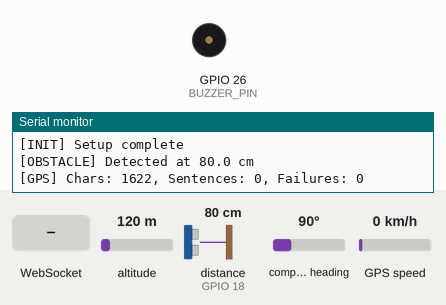
Recording of a sketch running on a simulated ESP32. Shown: buzzer (waves = sounding, pin HIGH), the last lines printed to the serial monitor. Wiring (inferred from the names in the program): ultrasonic range finder: trigger GPIO 5; echo GPIO 18. The inputs (shaded band) are chosen by the test bench; at power-on: distance to the obstacle (sensor on GPIO 18) 80 cm, altitude 120 m, compass heading 90°, GPS speed 0 km/h. The echo pulse lasts 58.3 µs per cm; WiFi joins after 1.5 s; servers stay silent unless stated; uploads are accepted with an empty reply; the GPS gets a fix after 3 s at 37.7749, -122.4194 with 8 satellites; pins used as bus, display or sensor lines are not drawn.

Above: at 4.0 s.
4.1 s: distance to the obstacle (sensor on GPIO 18) set to 120 cm
6.9 s: WebSocket text "buzz_wrong_route" received
8.5 s: distance to the obstacle (sensor on GPIO 18) set to 84 cm
10.0 s: distance to the obstacle (sensor on GPIO 18) set to 77 cm
At 10.76 s:
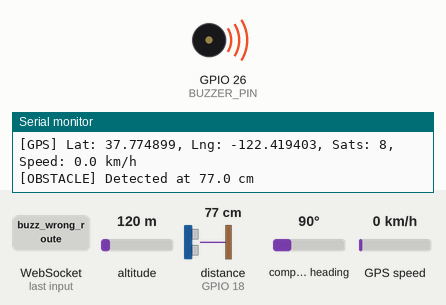
13.5 s: distance to the obstacle (sensor on GPIO 18) set to 250 cm
At 14.5 s:
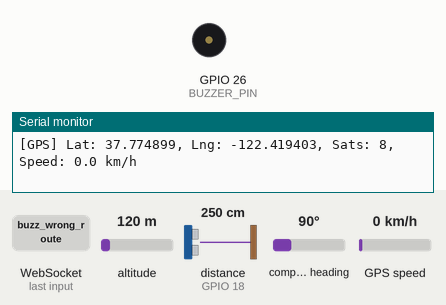
15.0 s: distance to the obstacle (sensor on GPIO 18) set to 35 cm
At 15.19 s:
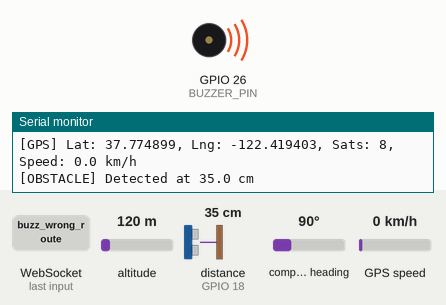
Timing chart, 0 to 19.5 s (numbered marks = the images above; inputs shaded):
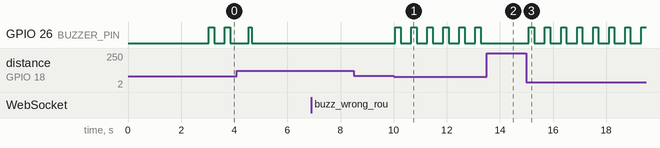

The sketch:

blindnav_esp32.ino
```cpp
/*
 * ============================================================
 * BlindNav - ESP32 Firmware (Phase 1)
 * ============================================================
 * Hardware:
 *   - ESP32 DevKit
 *   - NEO-6M GPS Module (UART2: TX=17, RX=16)
 *   - HC-SR04 Ultrasonic Sensor (TRIG=5, ECHO=18)
 *   - Buzzer (GPIO 26)
 *
 * Features:
 *   - GPS data via NEO-6M + TinyGPS++
 *   - Obstacle detection via HC-SR04
 *   - WebSocket + HTTP POST to backend
 *   - Intelligent buzzer patterns
 *   - WiFi auto-reconnect
 * ============================================================
 */

#include <Arduino.h>
#include <WiFi.h>
#include <WebSocketsClient.h>
#include <HTTPClient.h>
#include <ArduinoJson.h>
#include <TinyGPS++.h>
#include <HardwareSerial.h>

// ── WiFi Credentials (change these) ──
const char* WIFI_SSID     = "Galaxy";
const char* WIFI_PASSWORD = "1223334444";

// ── Backend (change to your Render URL after deploying) ──
const char* WS_HOST = "blindnav-backend.onrender.com";
const int   WS_PORT    = 443;               // 443 for wss://, 80 for ws://
const char* WS_PATH    = "/esp32";
const char* HTTP_BASE  = "https://blindnav-backend.onrender.com";
bool        WS_SECURE  = true;              // true for wss://

// ── Pin Definitions ──
#define GPS_RX_PIN    16    // ESP32 RX2 ← GPS TX
#define GPS_TX_PIN    17    // ESP32 TX2 → GPS RX
#define GPS_BAUD      9600

#define TRIG_PIN      5
#define ECHO_PIN      18

#define BUZZER_PIN    26

// ── Thresholds ──
#define OBSTACLE_DIST_CM      80    // Alert if obstacle < 80cm
#define DANGER_DIST_CM        30    // Danger if < 30cm
#define GPS_SEND_INTERVAL_MS  2000  // Send GPS every 2 seconds
#define OBS_CHECK_INTERVAL_MS 200   // Check obstacle every 200ms
#define WS_SEND_INTERVAL_MS   3000  // WS heartbeat

// ── Buzzer Patterns ──
enum BuzzerPattern {
  BUZZER_OFF,
  BUZZER_GPS_SEARCHING,  // slow double beep
  BUZZER_GPS_FIXED,      // 3 rising beeps
  BUZZER_OBSTACLE_WARN,  // medium beep
  BUZZER_OBSTACLE_DANGER,// rapid beep
  BUZZER_WRONG_ROUTE,    // descending beep
  BUZZER_STARTUP,        // startup chime
};

// ── Global State ──
HardwareSerial gpsSerial(2);
TinyGPSPlus    gps;
WebSocketsClient wsClient;

volatile BuzzerPattern currentBuzzerPattern = BUZZER_STARTUP;
bool gpsFixed             = false;
bool wsConnected          = false;
float lastObstacleDist    = -1;
bool  obstacleDetected    = false;

unsigned long lastGPSSend      = 0;
unsigned long lastObsCheck     = 0;
unsigned long lastWSSend       = 0;
unsigned long lastWifiCheck    = 0;
unsigned long buzzerLastToggle = 0;
int buzzerBeepCount            = 0;
bool buzzerState               = false;

// ── Function Prototypes ──
void connectWifi();
void connectWebSocket();
void sendGPSData();
void sendObstacleData(bool detected, float distance);
float measureDistance();
void handleBuzzer();
void setBuzzerPattern(BuzzerPattern p);
void webSocketEvent(WStype_t type, uint8_t* payload, size_t length);
String buildGPSJson();

// ── Setup ──
void setup() {
  Serial.begin(115200);
  delay(500);
  Serial.println("\n╔═══════════════════════╗");
  Serial.println("║   BlindNav ESP32 v1   ║");
  Serial.println("╚═══════════════════════╝");

  // Pin modes
  pinMode(TRIG_PIN,  OUTPUT);
  pinMode(ECHO_PIN,  INPUT);
  pinMode(BUZZER_PIN, OUTPUT);
  digitalWrite(BUZZER_PIN, LOW);

  // Startup chime
  setBuzzerPattern(BUZZER_STARTUP);
  delay(800);

  // Init GPS serial
  gpsSerial.begin(GPS_BAUD, SERIAL_8N1, GPS_RX_PIN, GPS_TX_PIN);
  Serial.println("[GPS] Serial started on UART2");

  // Connect WiFi
  connectWifi();

  // Connect WebSocket
  connectWebSocket();

  // Begin GPS searching pattern
  setBuzzerPattern(BUZZER_GPS_SEARCHING);
  Serial.println("[INIT] Setup complete");
}

// ── Main Loop ──
void loop() {
  unsigned long now = millis();

  // Feed GPS parser
  while (gpsSerial.available()) {
    gps.encode(gpsSerial.read());
  }

  // Check WiFi
  if (now - lastWifiCheck > 10000) {
    lastWifiCheck = now;
    if (WiFi.status() != WL_CONNECTED) {
      Serial.println("[WiFi] Disconnected. Reconnecting…");
      connectWifi();
    }
  }

  // WebSocket loop
  wsClient.loop();

  // Obstacle check
  if (now - lastObsCheck > OBS_CHECK_INTERVAL_MS) {
    lastObsCheck = now;
    float dist = measureDistance();
    bool newObstacle = (dist > 0 && dist < OBSTACLE_DIST_CM);

    if (newObstacle != obstacleDetected || abs(dist - lastObstacleDist) > 5) {
      obstacleDetected = newObstacle;
      lastObstacleDist = dist;

      if (obstacleDetected) {
        if (dist < DANGER_DIST_CM) {
          setBuzzerPattern(BUZZER_OBSTACLE_DANGER);
        } else {
          setBuzzerPattern(BUZZER_OBSTACLE_WARN);
        }
        sendObstacleData(true, dist);
        Serial.printf("[OBSTACLE] Detected at %.1f cm\n", dist);
      } else {
        if (gpsFixed) setBuzzerPattern(BUZZER_OFF);
        else          setBuzzerPattern(BUZZER_GPS_SEARCHING);
        sendObstacleData(false, dist);
      }
    }
  }

  // GPS data send
  if (now - lastGPSSend > GPS_SEND_INTERVAL_MS) {
    lastGPSSend = now;

    if (gps.location.isUpdated() && gps.location.isValid()) {
      if (!gpsFixed) {
        gpsFixed = true;
        setBuzzerPattern(BUZZER_GPS_FIXED);
        Serial.println("[GPS] Fixed! Satellites: " + String(gps.satellites.value()));
        delay(600);
        if (!obstacleDetected) setBuzzerPattern(BUZZER_OFF);
      }
      sendGPSData();
    } else {
      Serial.printf("[GPS] Chars: %lu, Sentences: %lu, Failures: %lu\n",
        gps.charsProcessed(), gps.sentencesWithFix(), gps.failedChecksum());
    }
  }

  // Handle buzzer pattern
  handleBuzzer();
}

// ── WiFi Connection ──
void connectWifi() {
  Serial.printf("[WiFi] Connecting to %s ", WIFI_SSID);
  WiFi.mode(WIFI_STA);
  WiFi.begin(WIFI_SSID, WIFI_PASSWORD);

  int attempts = 0;
  while (WiFi.status() != WL_CONNECTED && attempts < 30) {
    delay(500);
    Serial.print(".");
    attempts++;
  }

  if (WiFi.status() == WL_CONNECTED) {
    Serial.printf("\n[WiFi] Connected! IP: %s\n", WiFi.localIP().toString().c_str());
  } else {
    Serial.println("\n[WiFi] Failed to connect. Will retry.");
  }
}

// ── WebSocket ──
void connectWebSocket() {
  Serial.printf("[WS] Connecting to %s:%d%s\n", WS_HOST, WS_PORT, WS_PATH);

  if (WS_SECURE) {
    wsClient.beginSSL(WS_HOST, WS_PORT, WS_PATH);
  } else {
    wsClient.begin(WS_HOST, WS_PORT, WS_PATH);
  }

  wsClient.onEvent(webSocketEvent);
  wsClient.setReconnectInterval(5000);
  wsClient.enableHeartbeat(15000, 3000, 2);
}

void webSocketEvent(WStype_t type, uint8_t* payload, size_t length) {
  switch (type) {
    case WStype_CONNECTED:
      wsConnected = true;
      Serial.println("[WS] Connected to backend");
      // Send hello
      {
        StaticJsonDocument<128> doc;
        doc["type"] = "status";
        JsonObject data = doc.createNestedObject("data");
        data["device"] = "ESP32-BlindNav";
        data["version"] = "1.0";
        data["gpsConnected"] = gpsFixed;
        String out; serializeJson(doc, out);
        wsClient.sendTXT(out);
      }
      break;

    case WStype_DISCONNECTED:
      wsConnected = false;
      Serial.println("[WS] Disconnected");
      break;

    case WStype_TEXT:
      Serial.printf("[WS] Received: %s\n", payload);
      // Handle commands from dashboard (e.g., buzzer commands)
      {
        StaticJsonDocument<256> doc;
        if (!deserializeJson(doc, payload)) {
          const char* cmd = doc["command"];
          if (cmd && strcmp(cmd, "buzz_wrong_route") == 0) {
            setBuzzerPattern(BUZZER_WRONG_ROUTE);
          }
        }
      }
      break;

    case WStype_ERROR:
      Serial.println("[WS] Error");
      break;

    default:
      break;
  }
}

// ── GPS Data Send ──
String buildGPSJson() {
  StaticJsonDocument<256> doc;
  doc["type"] = "gps";
  JsonObject data = doc.createNestedObject("data");
  data["lat"]       = gps.location.lat();
  data["lng"]       = gps.location.lng();
  data["speed"]     = gps.speed.isValid() ? gps.speed.kmph() : 0;
  data["course"]    = gps.course.isValid() ? gps.course.deg() : 0;
  data["satellites"]= gps.satellites.isValid() ? (int)gps.satellites.value() : 0;
  data["hdop"]      = gps.hdop.isValid() ? gps.hdop.hdop() : 99;
  data["altitude"]  = gps.altitude.isValid() ? gps.altitude.meters() : 0;
  String output; serializeJson(doc, output);
  return output;
}

void sendGPSData() {
  float lat = gps.location.lat();
  float lng = gps.location.lng();

  Serial.printf("[GPS] Lat: %.6f, Lng: %.6f, Sats: %d, Speed: %.1f km/h\n",
    lat, lng, (int)gps.satellites.value(), gps.speed.kmph());

  // Try WebSocket first
  if (wsConnected) {
    String json = buildGPSJson();
    wsClient.sendTXT(json);
  } else if (WiFi.status() == WL_CONNECTED) {
    // HTTP fallback
    HTTPClient http;
    String url = String(HTTP_BASE) + "/api/gps";
    http.begin(url);
    http.addHeader("Content-Type", "application/json");

    StaticJsonDocument<256> doc;
    doc["lat"]        = lat;
    doc["lng"]        = lng;
    doc["speed"]      = gps.speed.isValid() ? gps.speed.kmph() : 0;
    doc["satellites"] = gps.satellites.isValid() ? (int)gps.satellites.value() : 0;
    doc["hdop"]       = gps.hdop.isValid() ? gps.hdop.hdop() : 99;
    String body; serializeJson(doc, body);

    int code = http.POST(body);
    Serial.printf("[HTTP] GPS sent, response: %d\n", code);
    http.end();
  }
}

void sendObstacleData(bool detected, float distance) {
  if (!wsConnected && WiFi.status() != WL_CONNECTED) return;

  StaticJsonDocument<128> doc;
  doc["type"]     = "obstacle";
  doc["detected"] = detected;
  doc["distance"] = distance;
  String json; serializeJson(doc, json);

  if (wsConnected) {
    wsClient.sendTXT(json);
  } else {
    HTTPClient http;
    http.begin(String(HTTP_BASE) + "/api/obstacle");
    http.addHeader("Content-Type", "application/json");
    http.POST(json);
    http.end();
  }
}

// ── Ultrasonic Sensor ──
float measureDistance() {
  digitalWrite(TRIG_PIN, LOW);
  delayMicroseconds(2);
  digitalWrite(TRIG_PIN, HIGH);
  delayMicroseconds(10);
  digitalWrite(TRIG_PIN, LOW);

  long duration = pulseIn(ECHO_PIN, HIGH, 30000); // 30ms timeout
  if (duration == 0) return -1; // No echo

  float distance = (duration * 0.0343) / 2.0; // cm
  return distance;
}

// ── Buzzer Pattern Handler (non-blocking) ──
void setBuzzerPattern(BuzzerPattern p) {
  currentBuzzerPattern = p;
  buzzerBeepCount = 0;
  buzzerLastToggle = 0;
  buzzerState = false;
  digitalWrite(BUZZER_PIN, LOW);
}

void handleBuzzer() {
  unsigned long now = millis();

  switch (currentBuzzerPattern) {
    case BUZZER_OFF:
      digitalWrite(BUZZER_PIN, LOW);
      break;

    case BUZZER_STARTUP: {
      // 3 ascending tones (simulated with on/off durations)
      static int startupStep = 0;
      if (now - buzzerLastToggle > (200 - startupStep * 40)) {
        buzzerLastToggle = now;
        buzzerState = !buzzerState;
        digitalWrite(BUZZER_PIN, buzzerState);
        if (!buzzerState) startupStep++;
        if (startupStep >= 3) {
          currentBuzzerPattern = BUZZER_OFF;
          startupStep = 0;
        }
      }
      break;
    }

    case BUZZER_GPS_SEARCHING: {
      // Double beep every 2 seconds: beep-beep ... pause ...
      static int phase = 0;
      static const int pattern[] = {100, 100, 100, 1600}; // on, off, on, pause
      if (now - buzzerLastToggle > pattern[phase]) {
        buzzerLastToggle = now;
        phase = (phase + 1) % 4;
        digitalWrite(BUZZER_PIN, (phase == 0 || phase == 2) ? HIGH : LOW);
      }
      break;
    }

    case BUZZER_GPS_FIXED: {
      // 3 quick rising beeps
      if (now - buzzerLastToggle > 120) {
        buzzerLastToggle = now;
        buzzerState = !buzzerState;
        digitalWrite(BUZZER_PIN, buzzerState);
        if (!buzzerState) buzzerBeepCount++;
        if (buzzerBeepCount >= 3) {
          currentBuzzerPattern = BUZZER_OFF;
          buzzerBeepCount = 0;
        }
      }
      break;
    }

    case BUZZER_OBSTACLE_WARN: {
      // Medium beep every 600ms
      if (now - buzzerLastToggle > (buzzerState ? 200 : 400)) {
        buzzerLastToggle = now;
        buzzerState = !buzzerState;
        digitalWrite(BUZZER_PIN, buzzerState);
      }
      break;
    }

    case BUZZER_OBSTACLE_DANGER: {
      // Rapid beep every 150ms
      if (now - buzzerLastToggle > 100) {
        buzzerLastToggle = now;
        buzzerState = !buzzerState;
        digitalWrite(BUZZER_PIN, buzzerState);
      }
      break;
    }

    case BUZZER_WRONG_ROUTE: {
      // Long low beep x2 (descending)
      if (now - buzzerLastToggle > (buzzerState ? 400 : 200)) {
        buzzerLastToggle = now;
        buzzerState = !buzzerState;
        digitalWrite(BUZZER_PIN, buzzerState);
        if (!buzzerState) buzzerBeepCount++;
        if (buzzerBeepCount >= 2) {
          currentBuzzerPattern = gpsFixed ? BUZZER_OFF : BUZZER_GPS_SEARCHING;
          buzzerBeepCount = 0;
        }
      }
      break;
    }
  }
}
```

Measured:
- after the input at 10.0 s, GPIO 26 (BUZZER_PIN): alternates HIGH for 0.20 s and LOW for 0.40 s, starting after 0.06 s
- after the input at 13.5 s, GPIO 26 (BUZZER_PIN): stops changing and stays LOW
- after the input at 15.0 s, GPIO 26 (BUZZER_PIN): alternates HIGH for 0.20 s and LOW for 0.40 s, starting after 0.09 s
